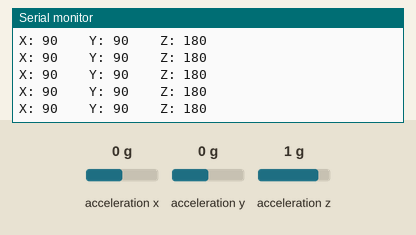
This sketch was run on a simulated Arduino Nano 33 IoT. On the bench: the last lines printed to the serial monitor. The test bench sets the inputs (shaded band); at power-on: acceleration x 0 g, acceleration y 0 g, acceleration z 1 g. Nothing arrives over Bluetooth unless stated.

Above: at 4.2 s.
4.3 s: acceleration x set to -1.4 g
At 4.33 s:
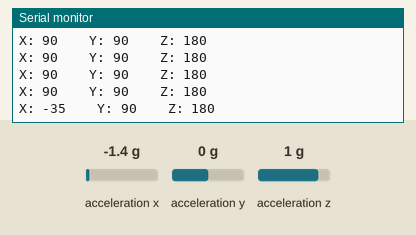
5.8 s: acceleration y set to -1.4 g
At 5.85 s:
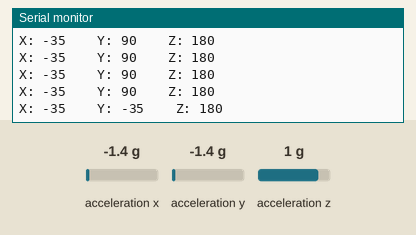
7.3 s: acceleration z set to -1.4 g
At 7.37 s:
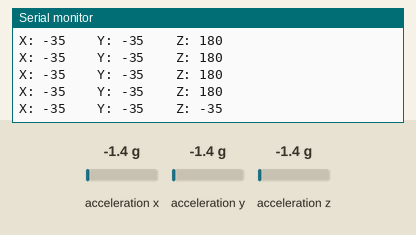

Measured:
- after the input at 4.3 s, the serial monitor: prints a new line at once (image 1)
- after the input at 5.8 s, the serial monitor: prints a new line at once (image 2)
- after the input at 7.3 s, the serial monitor: prints a new line after 0.07 s (image 3)

The sketch:

Accel_BLE.ino
```cpp
/*
  This example creates a BLE peripheral with service that contains a
  characteristic to control an LED and another characteristic that
  represents the state of the button.

  You can use a generic BLE central app, like LightBlue (iOS and Android) or
  nRF Connect (Android), to interact with the services and characteristics
  created in this sketch.
*/

#include <ArduinoBLE.h>
#include <Arduino_LSM6DS3.h>

BLEService Acceleration("180F"); // create service
//19B10011-E8F2-537E-4F6C-D104768A1214

// create switch characteristic and allow remote device to read and notify
BLEUnsignedCharCharacteristic Z_Axis("2A17",BLERead | BLENotify);  // standard 16-bit characteristic UUID
BLEUnsignedCharCharacteristic Y_Axis("2A18",BLERead | BLENotify);
BLEUnsignedCharCharacteristic X_Axis("2A19", BLERead | BLENotify);

void setup() {
  Serial.begin(9600);
  Serial.println("setup");

  // begin BLE initialization
  Serial.println("Starting BLE");
  if (!BLE.begin()) {
    Serial.println("starting BLE failed!");
    while (1);
  }

  BLE.setLocalName("Accel_Controller");  // set the local name peripheral advertises
  BLE.setDeviceName("Accel_Controller");
  BLE.setAdvertisedService(Acceleration);// set the UUID for the service this peripheral advertises:

  //maybe we could send an array instead of 3 different characteristics?
  //add inidivudal characteristics to our service "Acceleration
  Acceleration.addCharacteristic(Z_Axis);
  Acceleration.addCharacteristic(Y_Axis);
  Acceleration.addCharacteristic(X_Axis);

  BLE.addService(Acceleration);// add the service
  BLE.advertise();
  Serial.println("Bluetooth device active, waiting for connections...");

  //initialize IMU, which will be collecting acceleration data to send over BLE
  IMU.begin();
  delay(3000);
  if (!IMU.begin()) {
    Serial.println("IMU failed");
    while (1);
  }
}

void loop() {
  //initialize IMU variables
  float x, y, z;
  //float rx,ry,rz;

  BLE.poll(); // poll for BLE events

  if (IMU.accelerationAvailable()) {
    //read acceleration, convert to 0-180 so we can send ints instead of floats
    IMU.readAcceleration(x, y, z);
    int c = (z+1)*90;//0-180
    int b = (y+1)*90;
    int a = (x+1)*90;

    //write new values to our characteristics on the service
    X_Axis.writeValue(a);
    Y_Axis.writeValue(b);
    Z_Axis.writeValue(c);

  //serial prints for troubleshooting
  Serial.print("X: ");Serial.print(a);
  Serial.print("    Y: ");Serial.print(b);
  Serial.print("    Z: ");Serial.println(c);
  }


  /*below is for if we wanted to send gyroscope data instead
   * if(IMU.gyroscopeAvailable()){
    IMU.readGyroscope(rx,ry,rz);

    float ra=(rx+1000)/10;
    float rb=(ry+1000)/10;
    float rc=(rz+1000)/10;

    X_Axis.writeValue(ra);
    Y_Axis.writeValue(rb);
    Z_Axis.writeValue(rc);

    Serial.print("RX: ");Serial.print(ra);
    Serial.print("    RY: ");Serial.print(rb);
    Serial.print("    RZ: ");Serial.println(rc);
  }*/

  delay(100);
}
```
